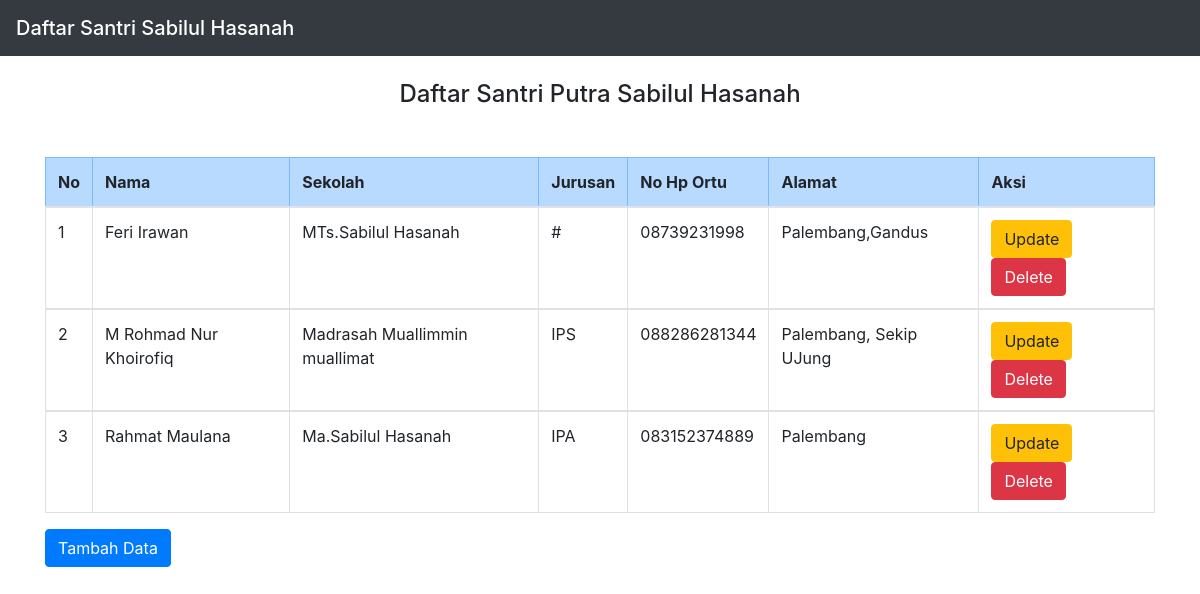
The page / on the database its author committed.
### tables this page shows
CREATE TABLE `peserta` (
  `id_peserta` int(11) NOT NULL,
  `nama` varchar(50) NOT NULL,
  `sekolah` varchar(50) NOT NULL,
  `jurusan` varchar(50) NOT NULL,
  `no_hp` char(13) NOT NULL,
  `alamat` varchar(50) NOT NULL
);

### index.php (the view, shortened to what this page needs)
<!DOCTYPE html>
<html>
<head>
<link rel="stylesheet" href="https://cdn.jsdelivr.net/npm/bootstrap@4.6.1/dist/css/bootstrap.min.css">
</head>
<body>
    <nav class="navbar navbar-dark bg-dark">
            <span class="navbar-brand mb-0 h1">Daftar Santri Sabilul Hasanah</span>
    </nav>
<div class="container">
    <br>
    <h4><center>Daftar Santri Putra Sabilul Hasanah</center></h4>
     <tr class="table-danger">
            <br>
        <thead>
        <tr>
       <table class="my-3 table table-bordered">
            <tr class="table-primary">
            <th>No</th>
            <th>Nama</th>
            <th>Sekolah</th>
            <th>Jurusan</th>
            <th>No Hp Ortu</th>
            <th>Alamat</th>
            <th colspan='2'>Aksi</th>
        </tr>
        </thead>
        <?php
        include "koneksi.php";
        $sql="select * from peserta order by id_peserta desc";
        $hasil=mysqli_query($kon,$sql);
        $no=0;
        while ($data = mysqli_fetch_array($hasil)) {
            $no++;
            ?>
            <tbody>
            <tr>
                <td><?php echo $no;?></td>
                <td><?php echo $data["nama"]; ?></td>
                <td><?php echo $data["sekolah"];   ?></td>
                <td><?php echo $data["jurusan"];   ?></td>
                <td><?php echo $data["no_hp"];   ?></td>
                <td><?php echo $data["alamat"];   ?></td>
                <td>
                    <a href="update.php?id_peserta=<?php echo htmlspecialchars($data['id_peserta']); ?>" class="btn btn-warning" role="button">Update</a>
                    <a href="<?php echo htmlspecialchars($_SERVER["PHP_SELF"]);?>?id_peserta=<?php echo $data['id_peserta']; ?>" class="btn btn-danger" role="button">Delete</a>
                </td>
            </tr>
            </tbody>
            <?php
        }
        ?>
    <a href="create.php" class="btn btn-primary" role="button">Tambah Data</a>
</div>
</body>
</html>

### rows shown on the page
peserta: nama "Feri Irawan", sekolah "MTs.Sabilul Hasanah", jurusan "#", no_hp "08739231998", alamat "Palembang,Gandus"
peserta: nama "M Rohmad Nur Khoirofiq", sekolah "Madrasah Muallimmin muallimat", jurusan "IPS", no_hp "088286281344", alamat "Palembang, Sekip UJung"
peserta: nama "Rahmat Maulana", sekolah "Ma.Sabilul Hasanah", jurusan "IPA", no_hp "083152374889", alamat "Palembang"
